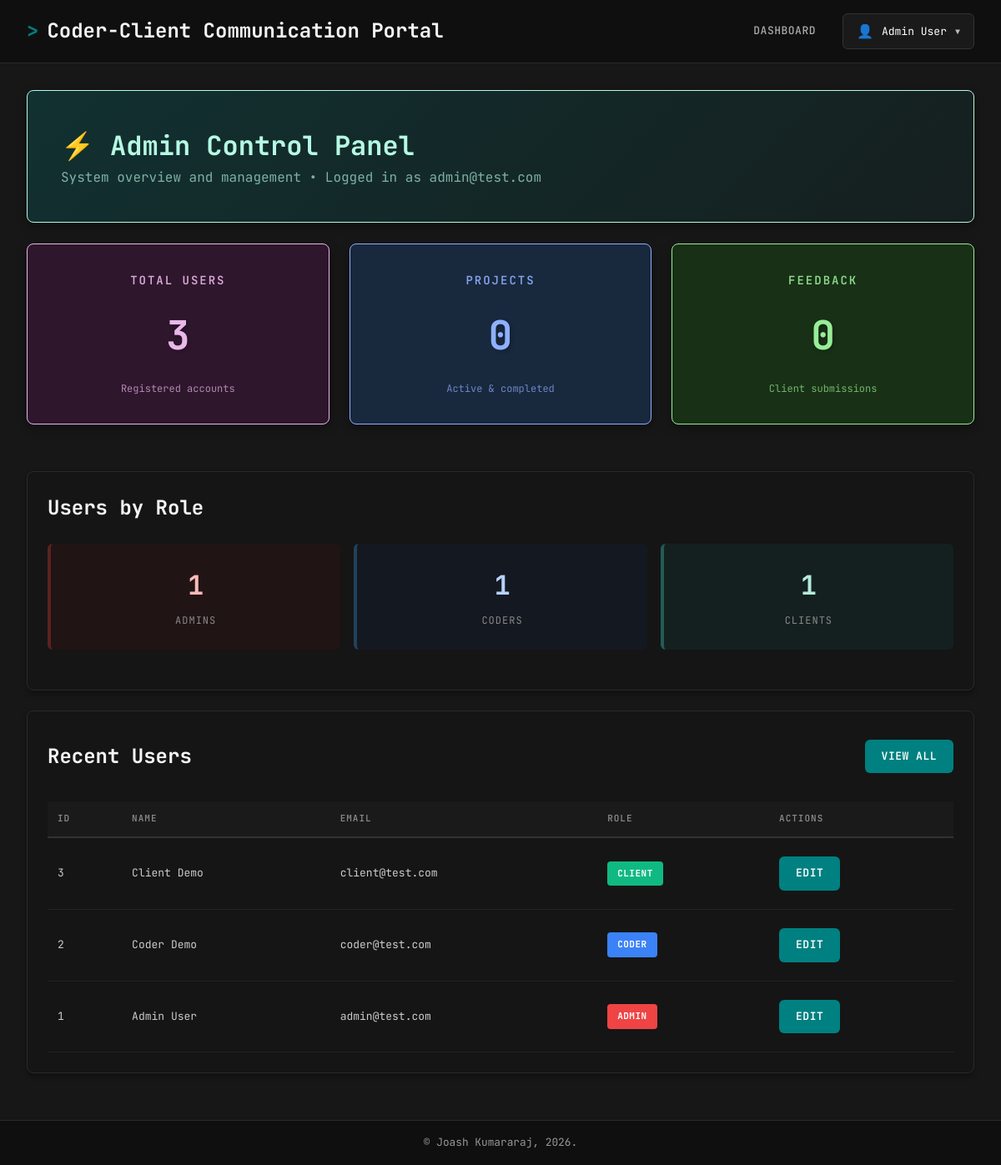
Screenshot of /dashboard/admin (signed in) with the database file from the repository.
### tables this page shows
CREATE TABLE IF NOT EXISTS
    users (
        user_id INT AUTO_INCREMENT PRIMARY KEY,
        name VARCHAR(255) NOT NULL,
        email VARCHAR(255) UNIQUE NOT NULL,
        password VARCHAR(255) NOT NULL,
        role_id INT NOT NULL,
        CONSTRAINT fk_users_roles FOREIGN KEY (role_id) REFERENCES ROLES (role_id)
    );

CREATE TABLE IF NOT EXISTS
    ROLES (
        role_id INT AUTO_INCREMENT PRIMARY KEY,
        role_name VARCHAR(20) UNIQUE NOT NULL
    );

### includes/auth.php (called while the page is built, shortened)
<?php
function getCurrentUser()
{
    return [
        'user_id' => $_SESSION['user_id'] ?? null,
        'name' => $_SESSION['name'] ?? null,
        'email' => $_SESSION['email'] ?? null,
        'role' => $_SESSION['role'] ?? null
    ];
}
?>

### dashboard/admin/admin.php (the view, shortened to what this page needs)
<?php
require_once './includes/auth.php';
$user = getCurrentUser();
require_once './config/db.php';
$userCount = $db->query("SELECT COUNT(*) as count FROM users")->fetch(PDO::FETCH_OBJ)->count;
$projectCount = $db->query("SELECT COUNT(*) as count FROM projects")->fetch(PDO::FETCH_OBJ)->count;
$feedbackCount = $db->query("SELECT COUNT(*) as count FROM feedback")->fetch(PDO::FETCH_OBJ)->count;
$stmt = $db->query("
    SELECT r.role_name, COUNT(u.user_id) as count
    FROM roles r
    LEFT JOIN users u ON r.role_id = u.role_id
    GROUP BY r.role_id, r.role_name
");
$roleCounts = $stmt->fetchAll(PDO::FETCH_OBJ);
$stmt = $db->query("
    SELECT users.*, roles.role_name
    FROM users
    JOIN roles ON users.role_id = roles.role_id
    ORDER BY users.user_id DESC
    LIMIT 10
");
$recentUsers = $stmt->fetchAll(PDO::FETCH_OBJ);
require_once './includes/header.php';
?>
<div class="welcome-section">
    <h2>⚡ Admin Control Panel</h2>
    <p>System overview and management • Logged in as <?= htmlspecialchars($user['email']); ?></p>
</div>
<div class="dashboard-grid">
    <div class="stat-card purple">
        <div class="stat-label">Total Users</div>
        <div class="stat-number"><?= $userCount; ?></div>
        <div class="stat-sublabel">Registered accounts</div>
    </div>
    <div class="stat-card blue">
        <div class="stat-label">Projects</div>
        <div class="stat-number"><?= $projectCount; ?></div>
        <div class="stat-sublabel">Active & completed</div>
    </div>
    <div class="stat-card green">
        <div class="stat-label">Feedback</div>
        <div class="stat-number"><?= $feedbackCount; ?></div>
        <div class="stat-sublabel">Client submissions</div>
    </div>
</div>
<div class="card">
    <div class="section-header">
        <h2>Users by Role</h2>
    </div>
    <div class="mini-stats">
        <?php foreach ($roleCounts as $roleCount): ?>
            <div class="mini-stat">
                <div class="mini-stat-number"><?= $roleCount->count; ?></div>
                <div class="mini-stat-label"><?= htmlspecialchars($roleCount->role_name); ?>s</div>
            </div>
        <?php endforeach; ?>
    </div>
</div>
<div class="card">
    <div class="section-header">
        <h2>Recent Users</h2>
        <a href="<?= BASE_URL; ?>/dashboard/admin/users" class="btn">View All</a>
    </div>
    <table>
        <thead>
            <tr>
                <th>ID</th>
                <th>Name</th>
                <th>Email</th>
                <th>Role</th>
                <th>Actions</th>
            </tr>
        </thead>
        <tbody>
            <?php foreach ($recentUsers as $u): ?>
                <tr>
                    <td><?= $u->user_id; ?></td>
                    <td><?= htmlspecialchars($u->name); ?></td>
                    <td><?= htmlspecialchars($u->email); ?></td>
                    <td>
                        <span class="role-badge role-<?= $u->role_name; ?>">
                            <?= htmlspecialchars($u->role_name); ?>
                        </span>
                    </td>
                    <td>
                        <a href="<?= BASE_URL; ?>/dashboard/admin/edit-user?id=<?= $u->user_id; ?>" class="btn">Edit</a>
                    </td>
                </tr>
            <?php endforeach; ?>
        </tbody>
    </table>
</div>
<?php require_once './includes/footer.php'; ?>

### index.php (shortened to what this page needs)
<?php
require_once './includes/auth.php';
$path = $_SERVER['REQUEST_URI'];
$path = parse_url($path, PHP_URL_PATH);
$path = trim($path, '/');
switch ($path) {
    case 'dashboard/admin':
        require 'dashboard/admin/admin.php';
        break;
}
?>

### includes/header.php (shortened to what this page needs)
<!DOCTYPE html>
<html lang="en">
<head>
    <link rel="stylesheet" href="<?= BASE_URL; ?>/assets/style.css">
</head>
<body>
    <div class="header">
        <div class="header-content">
            <a href="<?= BASE_URL ?>">
                <h1>Coder-Client Communication Portal</h1>
            </a>
            <nav class="nav" id="mobileNav">
                <?php if (isset($_SESSION['authenticated']) && $_SESSION['authenticated']): ?>
                    <a href="<?= BASE_URL; ?>/dashboard">Dashboard</a>
                    <div class="profile-menu">
                        <button class="profile-button" onclick="toggleProfileMenu()">
                            <span class="profile-icon">👤</span>
                            <span class="profile-email"><?= htmlspecialchars($user['name']); ?></span>
                            <span class="dropdown-arrow">▼</span>
                        </button>
                    </div>
                <?php endif; ?>
            </nav>
        </div>
    </div>
    <div class="content-wrapper">

### includes/footer.php
</div>
<footer>
    <div class="footer">
        © Joash Kumararaj, 2026.
    </div>
</footer>
</body>
</html>

### rows the page displays
users: name "Admin User", email "admin@test.com", user_id "1", role.role_name "ADMIN"
users: user_id "3", name "Client Demo", email "client@test.com", role.role_name "CLIENT"
users: user_id "2", name "Coder Demo", email "coder@test.com", role.role_name "CODER"

### other values shown
$userCount "3"
$projectCount "0"
$feedbackCount "0"
$roleCount->count "1"
$roleCount->role_name "ADMIN"
$roleCount->role_name "CODER"
$roleCount->role_name "CLIENT"
